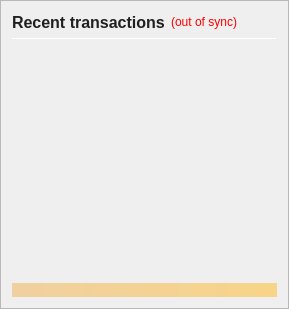
                <widget class="QFrame" name="frame_RecentTransactions">
                 <property name="minimumSize">
                  <size>
                   <width>0</width>
                   <height>0</height>
                  </size>
                 </property>
                 <property name="frameShape">
                  <enum>QFrame::StyledPanel</enum>
                 </property>
                 <property name="frameShadow">
                  <enum>QFrame::Raised</enum>
                 </property>
                 <layout class="QVBoxLayout" name="verticalLayout_1" stretch="0,0,0,0,0">
                  <item>
                   <layout class="QHBoxLayout" name="horizontalLayout_2">
                    <item>
                     <widget class="QLabel" name="label_4">
                      <property name="minimumSize">
                       <size>
                        <width>0</width>
                        <height>20</height>
                       </size>
                      </property>
                      <property name="styleSheet">
                            <string>QLabel {
                                color: #202020;
                            }</string>
                         </property>
                      <property name="font">
                      <font>
                        <pointsize>12</pointsize>
                        <weight>75</weight>
                        <bold>true</bold>
                      </font>
                      </property>
                      <property name="text">
                       <string>Recent transactions</string>
                      </property>
                     </widget>
                    </item>
                    <item>
                     <widget class="QLabel" name="labelTransactionsStatus">
                      <property name="cursor">
                       <cursorShape>WhatsThisCursor</cursorShape>
                      </property>
                      <property name="toolTip">
                       <string>The displayed information may be out of date. Your wallet automatically synchronizes with the UltraClear network after a connection is established, but this process has not completed yet.</string>
                      </property>
                      <property name="styleSheet">
                       <string notr="true">QLabel { color: red; }</string>
                      </property>
                      <property name="text">
                       <string notr="true">(out of sync)</string>
                      </property>
                      <property name="alignment">
                       <set>Qt::AlignRight|Qt::AlignTrailing|Qt::AlignVCenter</set>
                      </property>
                     </widget>
                    </item>
                    <item>
                     <spacer name="horizontalSpacer">
                      <property name="orientation">
                       <enum>Qt::Horizontal</enum>
                      </property>
                      <property name="sizeHint" stdset="0">
                       <size>
                        <width>40</width>
                        <height>20</height>
                       </size>
                      </property>
                     </spacer>
                    </item>
                   </layout>
                  </item>
                  <item>
                   <widget class="Line" name="line">
                    <property name="minimumSize">
                     <size>
                      <width>0</width>
                      <height>1</height>
                     </size>
                    </property>
                    <property name="maximumSize">
                     <size>
                      <width>16777215</width>
                      <height>1</height>
                     </size>
                    </property>
                    <property name="orientation">
                     <enum>Qt::Horizontal</enum>
                    </property>
                   </widget>
                  </item>
                  <item>
                   <widget class="QListView" name="listTransactions">
                    <property name="minimumSize">
                     <size>
                      <width>0</width>
                      <height>0</height>
                     </size>
                    </property>
                    <property name="styleSheet">
                     <string notr="true">QListView { background: transparent; }</string>
                    </property>
                    <property name="frameShape">
                     <enum>QFrame::NoFrame</enum>
                    </property>
                    <property name="verticalScrollBarPolicy">
                     <enum>Qt::ScrollBarAlwaysOff</enum>
                    </property>
                    <property name="horizontalScrollBarPolicy">
                     <enum>Qt::ScrollBarAlwaysOff</enum>
                    </property>
                    <property name="selectionMode">
                     <enum>QAbstractItemView::NoSelection</enum>
                    </property>
                   </widget>
                  </item>
                  <item>
                   <spacer name="verticalSpacer_2">
                    <property name="orientation">
                     <enum>Qt::Vertical</enum>
                    </property>
                    <property name="sizeType">
                     <enum>QSizePolicy::Expanding</enum>
                    </property>
                    <property name="sizeHint" stdset="0">
                     <size>
                      <width>20</width>
                      <height>40</height>
                     </size>
                    </property>
                   </spacer>
                  </item>
                  <item>
                   <widget class="QLabel" name="labelAlerts">
                    <property name="maximumSize">
                     <size>
                      <width>16777215</width>
                      <height>16777215</height>
                     </size>
                    </property>
                    <property name="styleSheet">
                     <string notr="true">background-color: qlineargradient(x1: 0, y1: 0, x2: 1, y2: 0, stop:0 #F0D0A0, stop:1 #F8D488); color:#000000;</string>
                    </property>
                    <property name="text">
                     <string/>
                    </property>
                    <property name="wordWrap">
                     <bool>true</bool>
                    </property>
                    <property name="margin">
                     <number>3</number>
                    </property>
                   </widget>
                  </item>
                 </layout>
                </widget>
